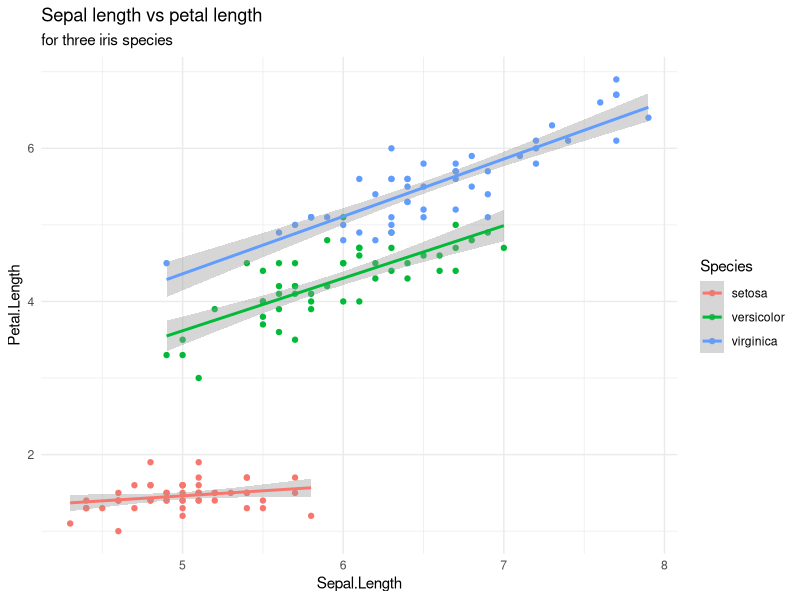
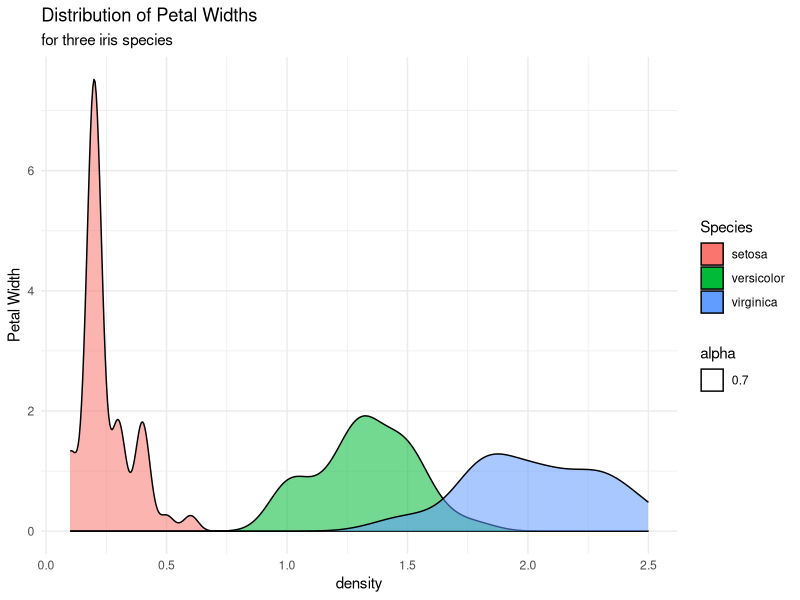
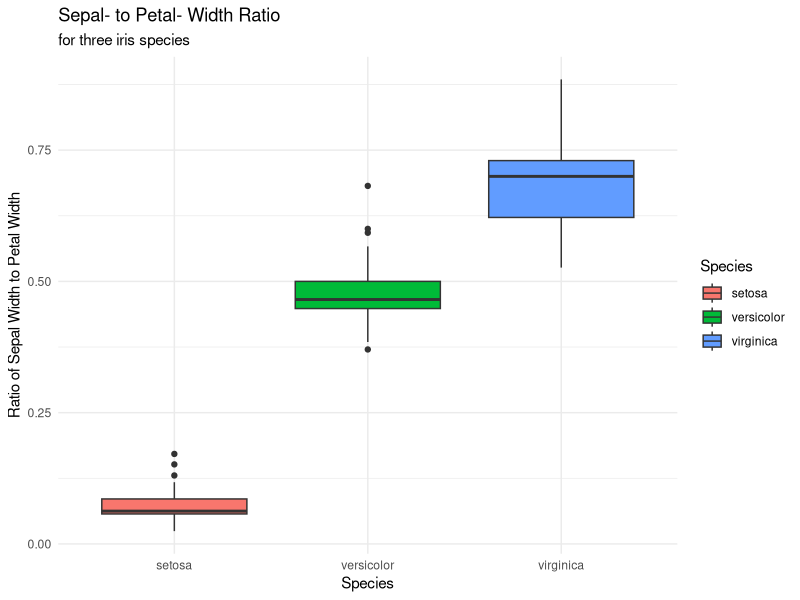
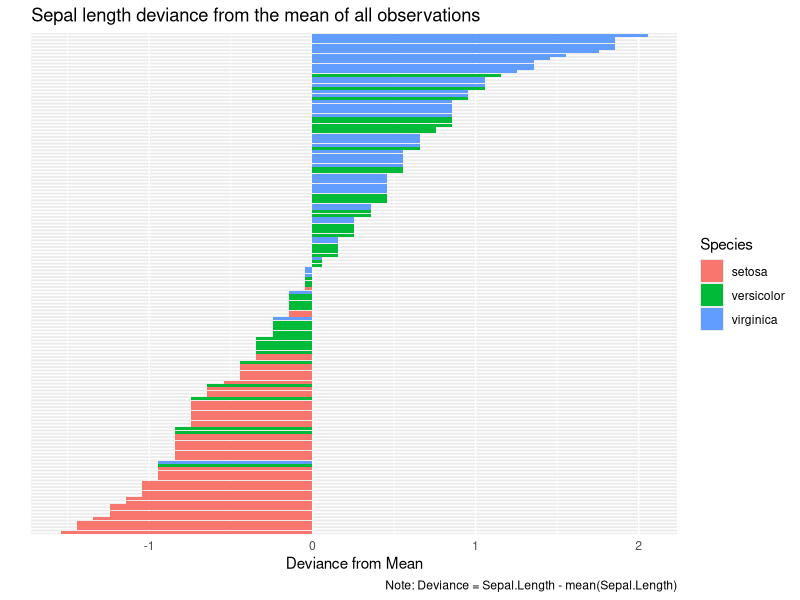

Reproduce these figures in R, in order.
## Trevor D. Millar Assignment 5
## Load data from iris and import the tidyverse library
data(iris)
library(tidyverse)

## generate plot number one using geom_point() and geom_smooth()
png(filename = "./iris_fig1.png")
ggplot(iris, aes(x = Sepal.Length, y = Petal.Length, color = Species))+
  geom_point() +
  geom_smooth(method = lm,aes(col = Species))+
  theme_minimal()+
  labs(title = "Sepal length vs petal length", subtitle = "for three iris species")
dev.off()

## generate plot number two using geom_density()
png(filename = "./iris_fig2.png")
ggplot(iris, aes(x = Petal.Width))+
  labs(title= "Distribution of Petal Widths", subtitle =  "for three iris species",x="density",y="Petal Width")+  
  geom_density(aes(fill = Species, alpha = 0.7))+
  theme_minimal()
dev.off()

## generate plot number three using geom_bar() fix the ratio
sepal_petal_width <-  iris$Petal.Width / iris$Sepal.Width
png(filename = "./iris_fig3.png")
ggplot(iris, aes(x = Species, y = sepal_petal_width))+
  geom_boxplot(aes(fill = Species))+
  labs(title = "Sepal- to Petal- Width Ratio", subtitle = "for three iris species", y= "Ratio of Sepal Width to Petal Width", x = "Species")+
  theme_minimal() 
dev.off()


## generate plot number four using geom_bar()    

iris$`Observations` <- rownames(iris)

iris$deviance <- iris$Sepal.Length - mean(iris$Sepal.Length)
iris <- iris[order(iris$deviance),]

iris$`Observations` <- factor(iris$`Observations`, levels = iris$`Observations`)

png(filename = "./iris_fig4.png")
ggplot(iris, aes(x =`Observations`,deviance)) + 
  geom_bar(stat='identity', aes(fill=Species))  +
  labs(caption = "Note: Deviance = Sepal.Length - mean(Sepal.Length)", title= "Sepal length deviance from the mean of all observations", x = "", y ="Deviance from Mean") + 
  coord_flip() +
  theme(axis.text.y= element_blank(), axis.ticks= element_blank())
dev.off()


